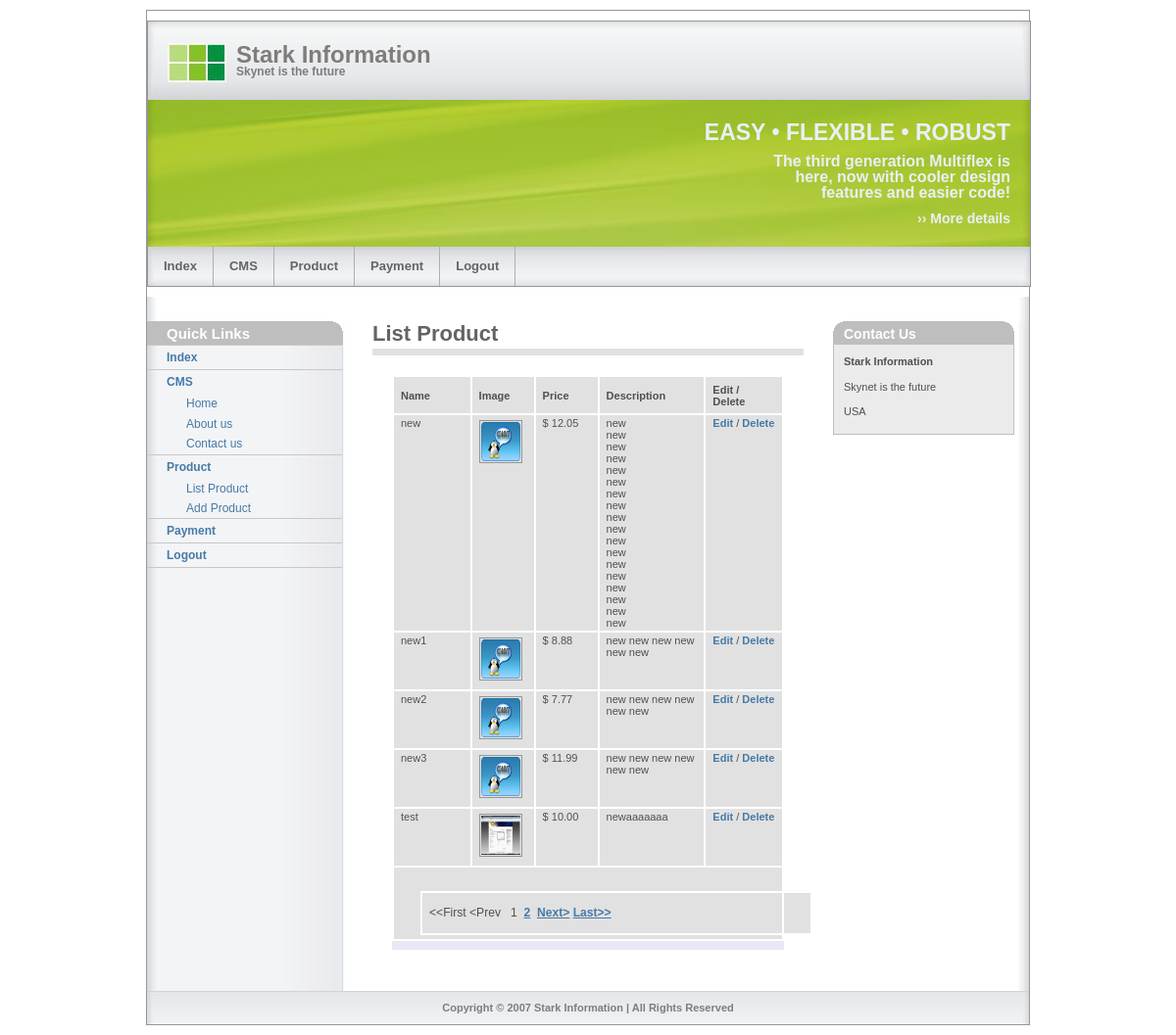
The page /adminpanel/list_product.php (signed in) on the database its author committed.
### tables this page shows
CREATE TABLE `products` (
  `product_id` int(7) NOT NULL auto_increment,
  `product_name` varchar(255) NOT NULL default '',
  `product_image` varchar(255) NOT NULL default '',
  `product_price` float(10,2) NOT NULL default '0.00',
  `product_description` text NOT NULL,
  `product_url` varchar(255) NOT NULL default '',
  `status` int(1) NOT NULL default '0',
  `entry_date` date NOT NULL default '0000-00-00',
  PRIMARY KEY  (`product_id`)
);

### adminpanel/list_product.php (the view, shortened to what this page needs)
<?
include_once('../Paging.class.php');
global $arrMainParam;
$arrMainParam['TOTAL_RECORDS']				=	'';
$arrMainParam['RECORDS_PER_PAGE']			=	5;
$arrMainParam['PAGELINKS_PER_PAGE']			=	10;
$arrChildParam['FORM_NAME']					=	'frm_products';
$arrChildParam['SHOW_TOTAL_RECORDS_FOUND']	=	'0';
$arrChildParam['PAGINATION_STYLE']			=	'3';
$arrChildParam['SPT_URL_PARAM']				=	'1';
?>
<!DOCTYPE html PUBLIC "-//W3C//DTD XHTML 1.0 Strict//EN" "http://www.w3.org/TR/xhtml1/DTD/xhtml1-strict.dtd">
<html xmlns="http://www.w3.org/1999/xhtml" lang="en">
<head>
  <link rel="stylesheet" type="text/css" media="screen,projection,print" href="../css/layout4_setup.css" />
  <link rel="stylesheet" type="text/css" media="screen,projection,print" href="../css/layout4_text.css" />
</head>
<body onLoad="setFocus()">
  <div class="page-container">
    <div class="header">
       <? include ('common/header1.php'); ?>
</div>
      <div class="header-breadcrumbs">
      </div>
    <div class="main">
		<? include('common/left.php'); ?>
      <div class="main-content">
        <h1 class="pagetitle">List Product</h1>
        <div class="column1-unit">
		  <tr><td valign="top" align="center" height="25" width="100%">
		  <table border="0" cellpadding="1" cellspacing="1" width="100%">
		  <form name="frm_products" id="frm_products" action="#" method="post">
			<tr height="25"><th width="20%" align="center">Name</th><th width="15%" align="center">Image</th><th width="15%" align="center">Price</th><th width="30%" align="center">Description</th><th width="20%" align="center">Edit / Delete</th></tr>
					  <?
					  		$sql=("select * from `products`");
							$result=mysql_query($sql);
							$numbers=mysql_num_rows($result);
							$arrMainParam['TOTAL_RECORDS'] = $numbers;
							$objPaging = new Paging($arrMainParam);
							$sql.= $objPaging->SPT_SQL_WITH_LIMIT;
							$result=mysql_query($sql);
							$numbers=mysql_num_rows($result);
							if($numbers>0)
							{
							while($row=mysql_fetch_array($result))
							{
							$ii++;
							if($ii%2==0)
								$bg="#e8e8e8";
							else
								$bg="#c8c8c8";
							?>
							<tr bgcolor="<?=$bg?>" height="25"><td height="25" align="left" valign="top"><?=$row['product_name']?></td><td height="25" align="left" valign="top"><img src="../img/product/<?=$row['product_image']?>" width="40" height="40" border="0"></td><td height="25" align="left" valign="top">$ <?=$row['product_price']?></td><td height="25" align="left" valign="top"><?=$row['product_description']?></td><td height="25" align="left" valign="top"><a href="add_product.php?eid=<?=$row['product_id']?>">Edit</a> /  <a href="#" onClick="confirmation(<?php echo $row['product_id']; ?>)">Delete</a></td></tr>
							<?
							}
							}
							else
							{
							?>
							<tr><td colspan="10" height="100" valign="middle" align="center"><font color="#FF0000"><b>No Records Found</b></font></td></tr>
							<tr height="10"></tr>
							<?
							}
							?>
							<tr><td colspan="10" align="right"><?=$objPaging->fnCreateSPT($arrChildParam)?></td></tr>
							<tr height="10"></tr>
						</form>
                      </table></td></tr>
        </div>
      </div>
      <? include ("common/right.php");?>
    </div>
<? include("common/footer.php"); ?>
  </div>
</body>
</html>

### css/layout4_setup.css (style rules this page uses)
* { padding:0; margin:0; }
body { font-size:62.5%; background-color:rgb(255,255,255); font-family:verdana,arial,sans-serif; }
.page-container { width:900px; margin:0px auto; margin-top:10px; margin-bottom:10px; border:solid 1px rgb(150,150,150); font-size:1.0em; }
.main { clear:both; width:900px; padding-bottom:30px; background:transparent url(../img/bg_main_withnav.jpg) top left repeat-y; }
.main-content { display:inline; ; float:left; width:440px; margin:0 0 0 30px; overflow:visible !important ; overflow:hidden ; }
.header { width:900px; font-family:"trebuchet ms",arial,sans-serif; }
.header-breadcrumbs { clear:both; width:900px; padding:1.0em 0 1.5em 0; background:rgb(255,255,255) url(../img/bg_head_breadcrumbs.jpg) repeat-y; }
.column1-unit { width:440px; margin-bottom:10px !important ; margin-bottom:5px ; }
.page-container:after, .header:after, .header-bottom:after, .header-breadcrumbs:after, .main:after, .main-navigation:after, .main-content:after, .main-content div:after, .main-subcontent:after { content:"."; display:block; height:0; clear:both; visibility:hidden; }
.column1-unit:after, .column2-unit-left:after, .column2-unit-right:after, .column3-unit-left:after, .column3-unit-middle:after, .column3-unit-right:after { content:"."; display:block; height:0; clear:both; visibility:hidden; }

### css/layout4_text.css (style rules this page uses)
.main-content h1.pagetitle { margin:0 0 0.4em 0; padding:0 0 2px 0; border-bottom:solid 7px rgb(225,225,225); font-family:"trebuchet ms",arial,sans-serif; color:rgb(100,100,100); font-weight:bold; font-size:220%; }
.main-content h1 { clear:both; margin:1.0em 0 0.5em 0; font-family:"trebuchet ms",arial,sans-serif; color:rgb(80,80,80); font-weight:normal; font-size:210%; }
.main-content table { clear:both; width:400px; margin:2.0em 0 0.2em 20px; table-layout: fixed; border-collapse:collapse; empty-cells:show; background-color:rgb(233,232,244); }
.main-content table th { height:3.0em; padding:2px 20px 2px 7px; border-left:solid 2px rgb(255,255,255); border-right:solid 2px rgb(255,255,255); border-top:solid 2px rgb(255,255,255); border-bottom:solid 2px rgb(255,255,255); background-color:rgb(225,225,225); text-align:left; color:rgb(80,80,80); font-weight:bold; font-size:110%; }
.main-content table td { height:3.0em; padding:2px 7px 2px 7px; border-left:solid 2px rgb(255,255,255); border-right:solid 2px rgb(255,255,255); border-top:solid 2px rgb(255,255,255); border-bottom:solid 2px rgb(255,255,255); background-color:rgb(225,225,225); text-align:left; font-weight:normal; color:rgb(80,80,80); font-size:110%; }
.main img { clear:both; float:left; margin:3px 10px 7px 0; padding:1px; border:1px solid rgb(150,150,150); }
.main a { color:rgb(70,122,167); font-weight:bold; text-decoration:none; }

### css/header1_setup.css (style rules this page uses)
* { padding:0; margin:0; }
body { font-size:62.5%; background-color:rgb(255,255,255); font-family:verdana,arial,sans-serif; }
.page-container { width:900px; margin:0px auto; margin-top:10px; margin-bottom:10px; border:solid 1px rgb(150,150,150); font-size:1.0em; }
.header { width:900px; font-family:"trebuchet ms",arial,sans-serif; }
.header-breadcrumbs { clear:both; width:900px; padding:1.0em 0 1.5em 0; background:rgb(255,255,255) url(../img/bg_head_breadcrumbs.jpg) repeat-y; }
.page-container:after, .header:after, .header-bottom:after, .header-breadcrumbs:after { content:"."; display:block; height:0; clear:both; visibility:hidden; }

### rows shown on the page
products: product_name "new", product_image (picture), product_price "12.05", product_description "new new new new new new new new new new new new new new new new new new"
products: product_name "new1", product_image (picture), product_price "8.88", product_description "new new new new new new"
products: product_name "new2", product_image (picture), product_price "7.77", product_description "new new new new new new"
products: product_name "new3", product_image (picture), product_price "11.99", product_description "new new new new new new"
products: product_name "test", product_image (picture), product_price "10.00", product_description "newaaaaaaa"

### other values the page prints
$sptMoveNext "Next>"
$sptMoveLast "Last>>"
